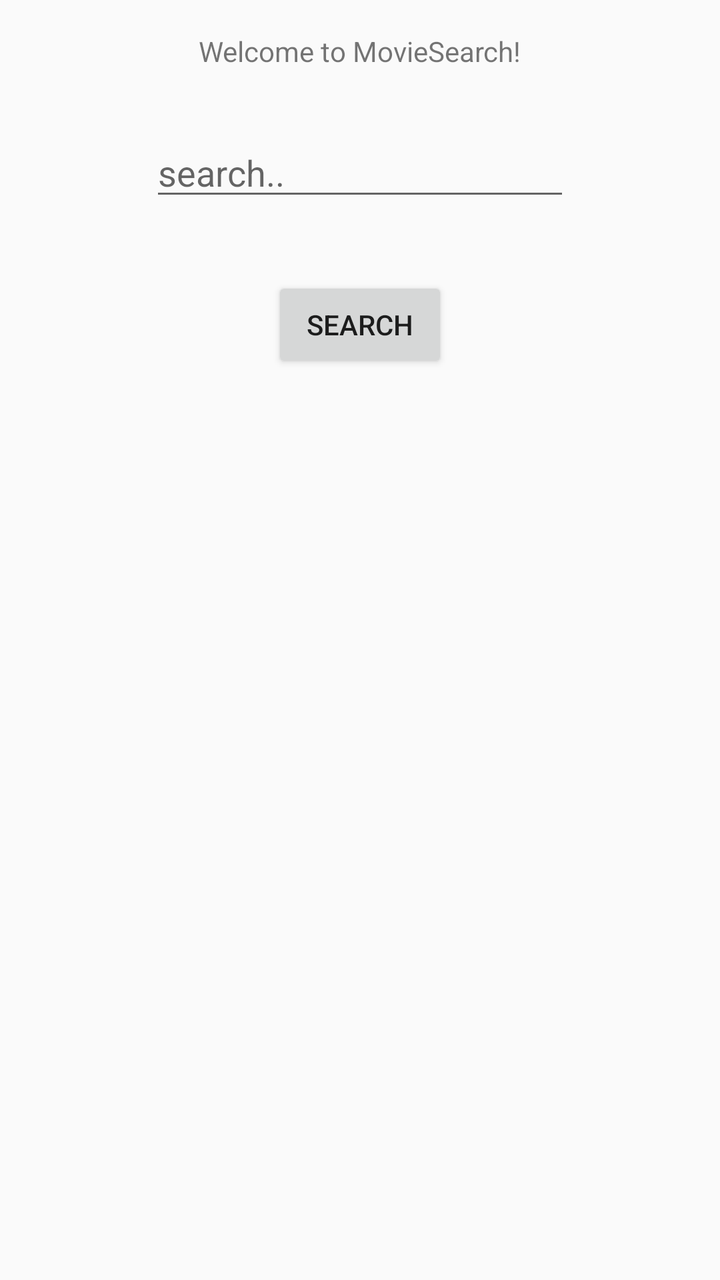
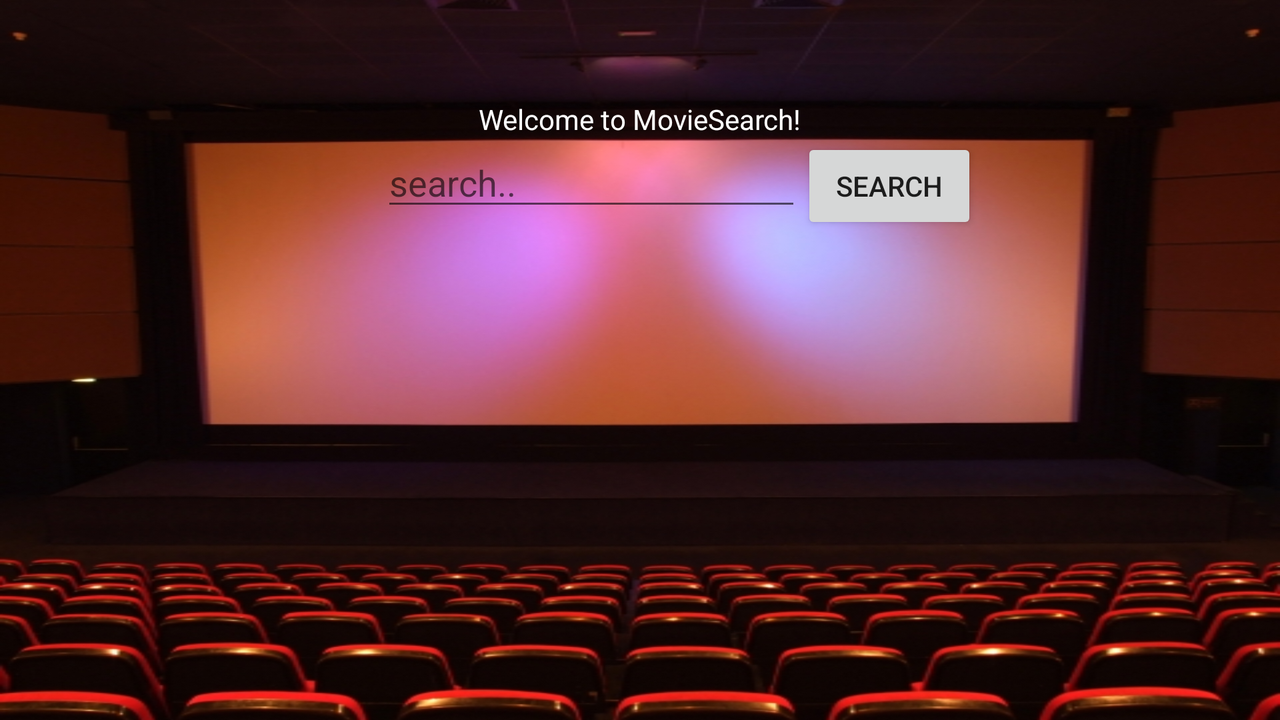

One screen, two layout resources from the same app: the default and the repository's alternative for another configuration. Each is rendered where Android would select it; the XML of both is given below.
<!-- AndroidManifest.xml: activity theme Theme.AppCompat.Light -->
<!-- res/layout/activity_main.xml -->
<RelativeLayout xmlns:android="http://schemas.android.com/apk/res/android"
    xmlns:tools="http://schemas.android.com/tools"
    android:layout_width="match_parent"
    android:layout_height="match_parent"
    android:paddingBottom="@dimen/activity_vertical_margin"
    android:paddingLeft="@dimen/activity_horizontal_margin"
    android:paddingRight="@dimen/activity_horizontal_margin"
    android:paddingTop="@dimen/activity_vertical_margin"
    tools:context=".MainActivity" >

    <TextView
        android:id="@+id/movie_textview"
        android:layout_width="wrap_content"
        android:layout_height="wrap_content"
        android:layout_alignParentTop="true"
        android:layout_centerHorizontal="true"
        android:layout_marginTop="16dp"
        android:text="@string/enter_a_movie_to_search" />

    <EditText
        android:id="@+id/movie_edittext"
        android:layout_width="wrap_content"
        android:layout_height="wrap_content"
        android:layout_below="@+id/movie_textview"
        android:layout_centerHorizontal="true"
        android:layout_marginTop="29dp"
        android:ems="10"
        android:hint="@string/enter_movie" />

    <TextView
        android:id="@+id/json_null"
        android:layout_width="wrap_content"
        android:layout_height="wrap_content"
        android:layout_below="@+id/movie_edittext"
        android:layout_centerHorizontal="true"
        android:layout_marginTop="14dp"
        android:textColor="@color/red" >
    </TextView>

    <Button
        android:id="@+id/search_button"
        android:layout_width="wrap_content"
        android:layout_height="wrap_content"
        android:layout_below="@+id/json_null"
        android:layout_centerHorizontal="true"
        android:text="@string/search_movie" />

</RelativeLayout>
<!-- resources referenced by this layout -->
<resources>
  <color name="red">#f7596a</color>
  <string name="enter_a_movie_to_search">Welcome to MovieSearch!</string>
  <string name="enter_movie">search..</string>
  <string name="search_movie">Search</string>
</resources>
<!-- res/layout-land/activity_main.xml (the repository's variant of the layout above) -->
<!-- drawn on the phone turned sideways -->
<RelativeLayout xmlns:android="http://schemas.android.com/apk/res/android"
    xmlns:tools="http://schemas.android.com/tools"
    android:layout_width="match_parent"
    android:layout_height="match_parent"
    android:background="@drawable/moviesearch_background"
    android:paddingBottom="@dimen/activity_vertical_margin"
    android:paddingLeft="@dimen/activity_horizontal_margin"
    android:paddingRight="@dimen/activity_horizontal_margin"
    android:paddingTop="@dimen/activity_vertical_margin"
    tools:context=".MainActivity" >

    <TextView
        android:id="@+id/movie_textview"
        android:layout_width="wrap_content"
        android:layout_height="wrap_content"
        android:layout_alignParentTop="true"
        android:layout_centerHorizontal="true"
        android:layout_marginTop="50dp"
        android:text="@string/enter_a_movie_to_search"
        android:textColor="@android:color/white" />

    <Button
        android:id="@+id/search_button"
        android:layout_width="wrap_content"
        android:layout_height="wrap_content"
        android:layout_alignBaseline="@+id/movie_edittext"
        android:layout_alignBottom="@+id/movie_edittext"
        android:layout_toRightOf="@+id/movie_edittext"
        android:text="@string/search_movie" />

    <EditText
        android:id="@+id/movie_edittext"
        android:layout_width="wrap_content"
        android:layout_height="wrap_content"
        android:layout_alignRight="@+id/movie_textview"
        android:layout_below="@+id/movie_textview"
        android:ems="10"
        android:hint="@string/enter_movie" />

    <TextView
        android:id="@+id/error"
        android:layout_width="wrap_content"
        android:layout_height="wrap_content"
        android:layout_below="@+id/movie_edittext"
        android:layout_centerHorizontal="true"
        android:gravity="center"
        android:textColor="@android:color/white" />

</RelativeLayout>
<!-- resources referenced by the variant -->
<!-- as the phone turned sideways resolves them -->
<resources>
  <!-- drawable moviesearch_background: jpg bitmap (drawable-hdpi, 178091 bytes) -->
  <string name="enter_a_movie_to_search">Welcome to MovieSearch!</string>
  <string name="enter_movie">search..</string>
  <string name="search_movie">Search</string>
</resources>
